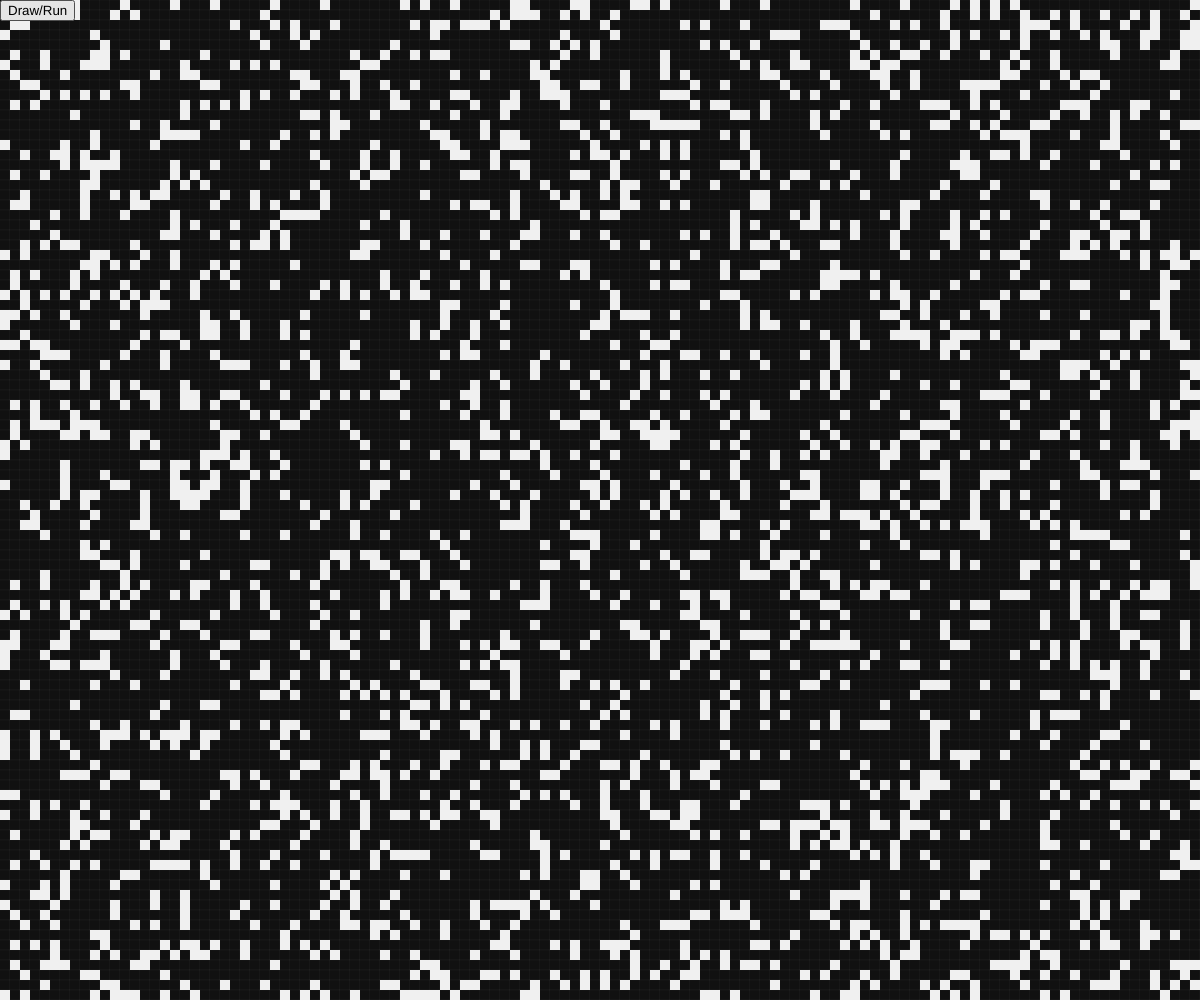
Frame 1 (no input)
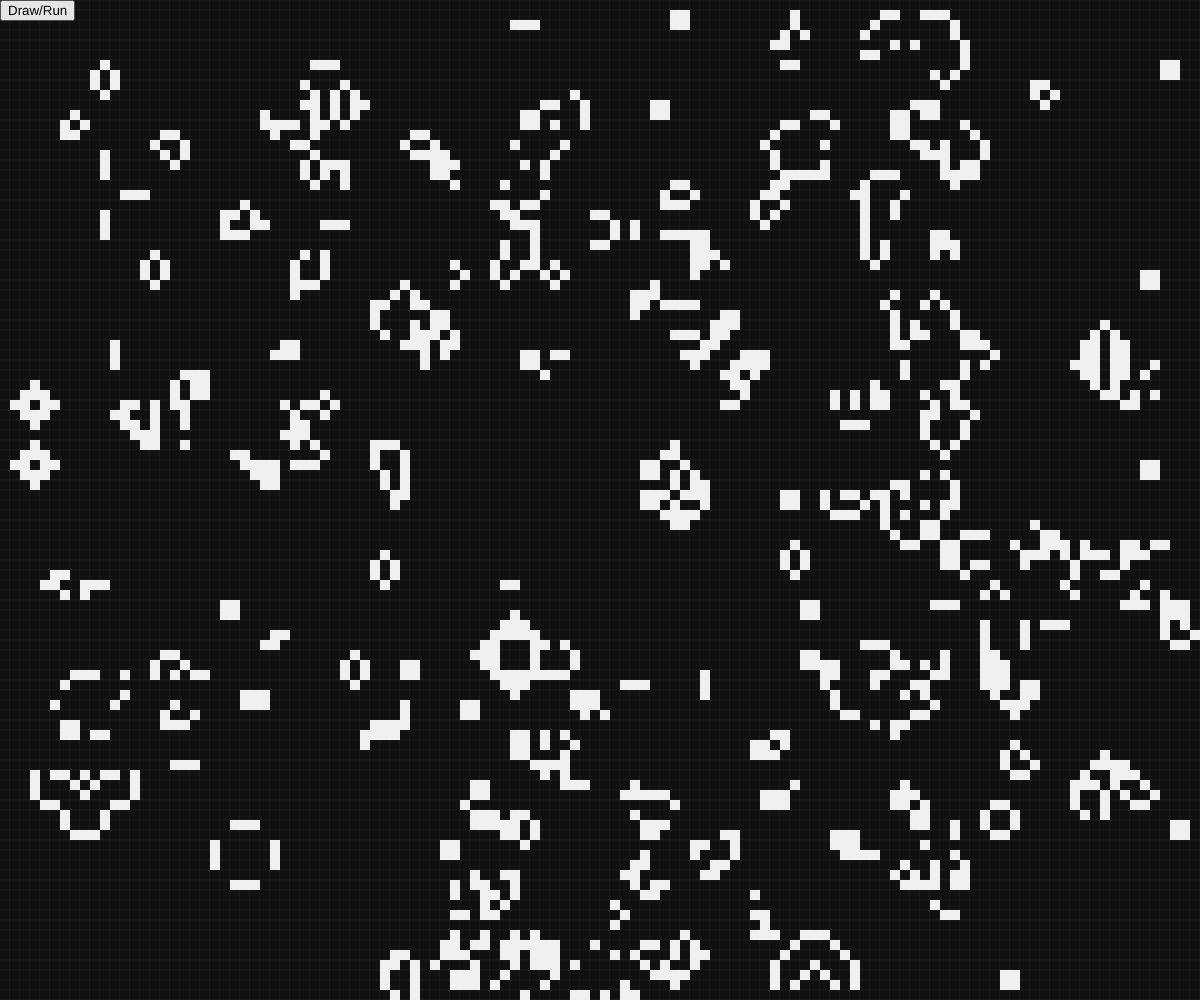
Frame 60 (no input)
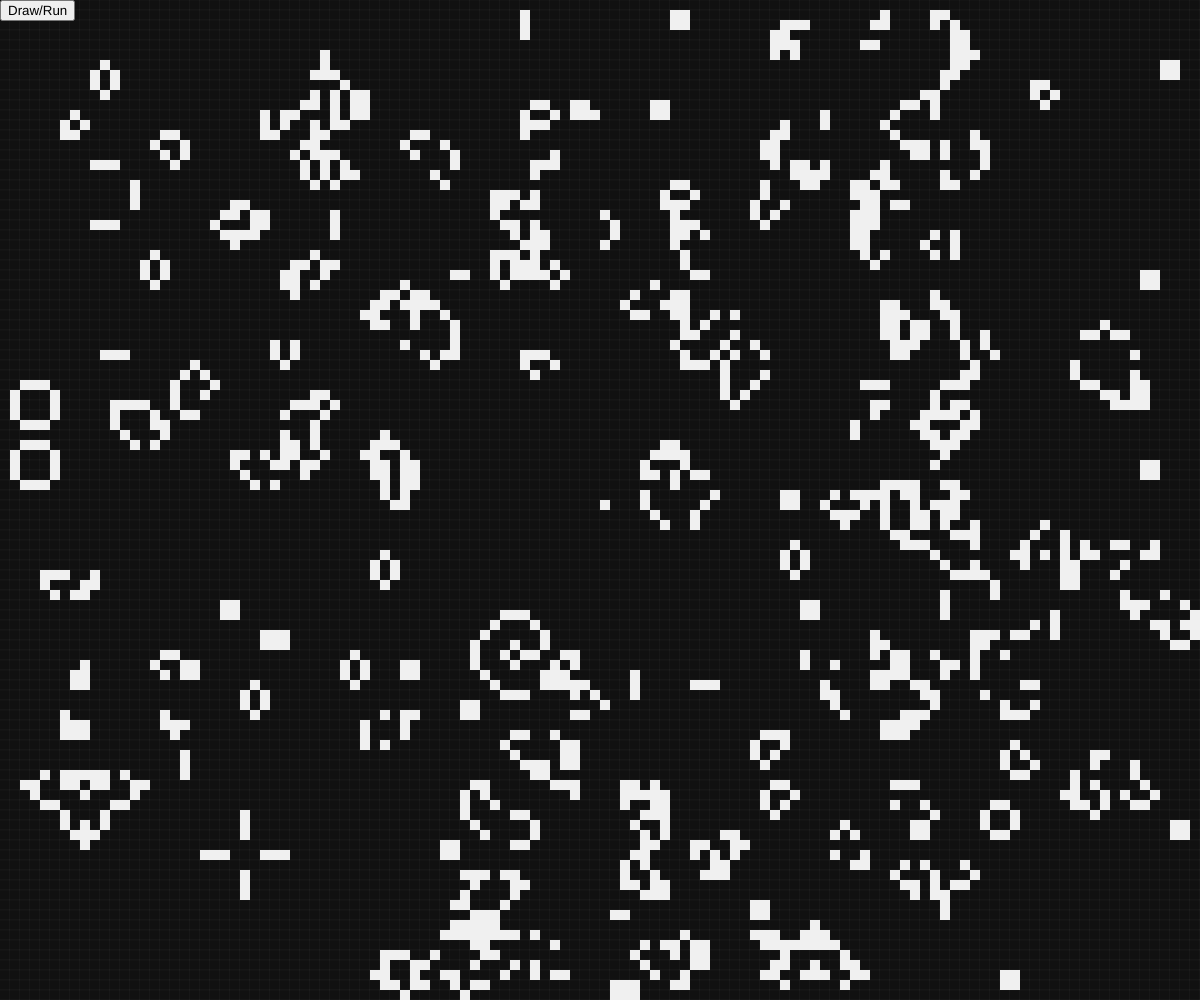
Frame 120 (the mouse pressed at the canvas centre since frame 60)

The p5.js sketch that drew these frames (run headless with seeded random() and noise() and a simulated clock; from frame 60 on, the mouse is pressed at the canvas centre):

// p5.js sketch
// ── sketch.js
let unit;
let grid = [];
let newGrid = [];
let light = 240;
let dark = 17;
let button;
let runMode = true;

function setup() {
  console.log(windowWidth);
  windowWidth > 500 ? (unit = 10) : (unit = 20);
  createCanvas(windowWidth, windowHeight);
  rows = floor(height / unit) + 1;
  columns = floor(width / unit) + 1;
  button = createButton("Draw/Run");
  button.position(0, 0);
  button.mousePressed(switchMode);
  for (let i = 0; i < rows; i++) {
    // (arr = []).length = columns;
    // arr.fill(dark);
    // grid.push(arr)
    arr = [];
    for (let k = 0; k < columns; k++) {
      r = random(100);
      r > 21 ? arr.push(dark) : arr.push(light);
    }
    grid.push(arr);
  }
}

function draw() {
  newGrid = [];
  strokeWeight(0.03);
  stroke(light);
  background(17);
  for (let i = 0; i < rows; i += 1) {
    for (let k = 0; k < columns; k += 1) {
      fill(grid[i][k]);
      rect(k * unit, i * unit, unit, unit);
    }
  }

  if (runMode) {
    if (!mouseIsPressed) {
      update();
    } else {
      wtf();
    }
  } else {
    if (mouseIsPressed) {
      wtf();
    }
  }
}

const update = () => {
  for (let i = 1; i < rows - 1; i += 1) {
    row = [dark];
    for (let k = 1; k < columns - 1; k += 1) {
      hehe = 0;
      grid[i - 1][k] === light ? hehe++ : true;
      grid[i - 1][k + 1] === light ? hehe++ : true;
      grid[i][k + 1] === light ? hehe++ : true;
      grid[i + 1][k + 1] === light ? hehe++ : true;
      grid[i + 1][k] === light ? hehe++ : true;
      grid[i + 1][k - 1] === light ? hehe++ : true;
      grid[i][k - 1] === light ? hehe++ : true;
      grid[i - 1][k - 1] === light ? hehe++ : true;

      if (hehe === 3) {
        row.push(light);
      } else if (hehe > 3 || hehe < 2) {
        row.push(dark);
      } else {
        row.push(grid[i][k]);
      }
    }
    row.push(dark);
    newGrid.push(row);
  }
  (arr = []).length = columns;
  arr.fill(dark);
  newGrid.push(arr);
  newGrid.unshift(arr);
  grid = newGrid.slice();
};

const switchMode = () => {
  runMode = !runMode;
};

function wtf() {
  row = floor(mouseY / unit);
  column = floor(mouseX / unit);

  if (grid[row][column] === dark) {
    grid[row][column] = light;
    fill(light);
    rect(column * unit, row * unit, unit, unit);
  }
}

function mousePressed() {
  row = floor(mouseY / unit);
  column = floor(mouseX / unit);
  let khw;
  grid[row][column] === light ? (khw = dark) : (khw = light);
  //console.log(khw);
  fill(khw);
  grid[row][column] = khw;
  //   grid[row][column] = light;

  //   fill(light);
  rect(column * unit, row * unit, unit, unit);
}

function touchStarted() {
  row = floor(mouseY / unit);
  column = floor(mouseX / unit);
  let khw;
  grid[row][column] === light ? (khw = dark) : (khw = light);
  //console.log(khw);
  fill(khw);
  grid[row][column] = khw;
  //   grid[row][column] = light;

  //   fill(light);
  rect(column * unit, row * unit, unit, unit);
}
